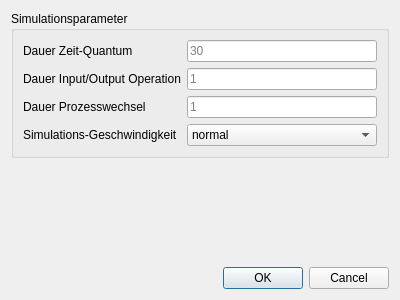
<?xml version="1.0" encoding="UTF-8"?>
<ui version="4.0">
 <class>DialogSimParameter</class>
 <widget class="QDialog" name="DialogSimParameter">
  <property name="geometry">
   <rect>
    <x>0</x>
    <y>0</y>
    <width>400</width>
    <height>300</height>
   </rect>
  </property>
  <property name="windowTitle">
   <string>Simulationsparameter</string>
  </property>
  <layout class="QVBoxLayout" name="verticalLayout">
   <item>
    <widget class="QGroupBox" name="groupBox">
     <property name="title">
      <string>Simulationsparameter</string>
     </property>
     <layout class="QFormLayout" name="formLayout">
      <item row="0" column="0">
       <widget class="QLabel" name="labelZeitQuantum">
        <property name="text">
         <string>Dauer Zeit-Quantum</string>
        </property>
       </widget>
      </item>
      <item row="0" column="1">
       <widget class="QLineEdit" name="lineEditQuantum">
        <property name="placeholderText">
         <string>30</string>
        </property>
       </widget>
      </item>
      <item row="1" column="0">
       <widget class="QLabel" name="labelInputOutputDauer">
        <property name="text">
         <string>Dauer Input/Output Operation</string>
        </property>
       </widget>
      </item>
      <item row="1" column="1">
       <widget class="QLineEdit" name="lineEditIODauer">
        <property name="placeholderText">
         <string>1</string>
        </property>
       </widget>
      </item>
      <item row="3" column="0">
       <widget class="QLabel" name="labelSimSpeed">
        <property name="text">
         <string>Simulations-Geschwindigkeit</string>
        </property>
       </widget>
      </item>
      <item row="3" column="1">
       <widget class="QComboBox" name="comboBoxSimGeschwindigkeit">
        <property name="currentIndex">
         <number>1</number>
        </property>
        <item>
         <property name="text">
          <string>langsam</string>
         </property>
        </item>
        <item>
         <property name="text">
          <string>normal</string>
         </property>
        </item>
        <item>
         <property name="text">
          <string>schnell</string>
         </property>
        </item>
       </widget>
      </item>
      <item row="2" column="0">
       <widget class="QLabel" name="labelDauerProzesswechsel">
        <property name="text">
         <string>Dauer Prozesswechsel</string>
        </property>
       </widget>
      </item>
      <item row="2" column="1">
       <widget class="QLineEdit" name="lineEditDauerProzesswechsel">
        <property name="placeholderText">
         <string>1</string>
        </property>
       </widget>
      </item>
     </layout>
    </widget>
   </item>
   <item>
    <spacer name="verticalSpacer">
     <property name="orientation">
      <enum>Qt::Vertical</enum>
     </property>
     <property name="sizeHint" stdset="0">
      <size>
       <width>20</width>
       <height>40</height>
      </size>
     </property>
    </spacer>
   </item>
   <item>
    <widget class="QDialogButtonBox" name="buttonBox">
     <property name="orientation">
      <enum>Qt::Horizontal</enum>
     </property>
     <property name="standardButtons">
      <set>QDialogButtonBox::Cancel|QDialogButtonBox::Ok</set>
     </property>
    </widget>
   </item>
  </layout>
 </widget>
 <resources/>
 <connections>
  <connection>
   <sender>buttonBox</sender>
   <signal>accepted()</signal>
   <receiver>DialogSimParameter</receiver>
   <slot>accept()</slot>
   <hints>
    <hint type="sourcelabel">
     <x>248</x>
     <y>254</y>
    </hint>
    <hint type="destinationlabel">
     <x>157</x>
     <y>274</y>
    </hint>
   </hints>
  </connection>
  <connection>
   <sender>buttonBox</sender>
   <signal>rejected()</signal>
   <receiver>DialogSimParameter</receiver>
   <slot>reject()</slot>
   <hints>
    <hint type="sourcelabel">
     <x>316</x>
     <y>260</y>
    </hint>
    <hint type="destinationlabel">
     <x>286</x>
     <y>274</y>
    </hint>
   </hints>
  </connection>
 </connections>
</ui>
